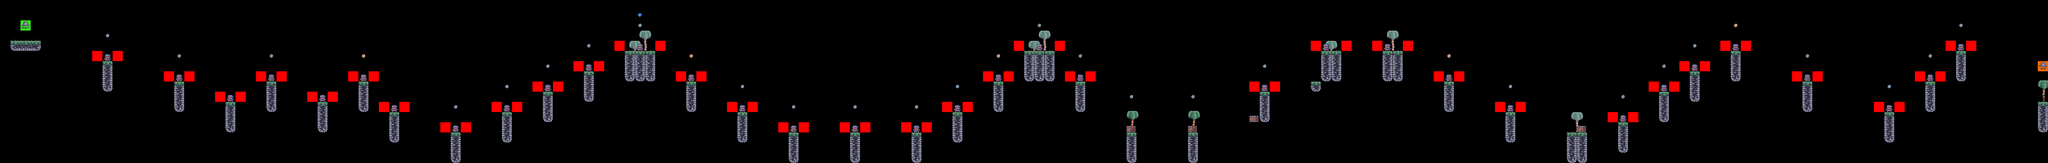

Rendered tile map (Tiled .tmx) drawn with the repository's tilesets; below, a short description and the map source with its tile grids summarised:
An orthogonal 200x16 tile map with 64x64 px tiles, 10 tile layers (bg_palms, terrain, crates, grass, ...), 8 tilesets.

<map version="1.9" tiledversion="1.9.2" orientation="orthogonal" renderorder="right-down" width="200" height="16" tilewidth="64" tileheight="64" infinite="0" nextlayerid="11" nextobjectid="1">
 <tileset firstgid="1" source="../tilesets/terrain_tiles.tsx" />
 <tileset firstgid="17" source="../tilesets/palms.tsx" />
 <tileset firstgid="20" source="../tilesets/crates.tsx" />
 <tileset firstgid="21" source="../tilesets/grass_tiles.tsx" />
 <tileset firstgid="26" source="../tilesets/enemy_tiles.tsx" />
 <tileset firstgid="28" source="../tilesets/coin_tiles.tsx" />
 <tileset firstgid="30" source="../tilesets/diamond_tile.tsx" />
 <tileset firstgid="31" source="../tilesets/setup_tiles.tsx" />
 <layer id="2" name="bg_palms" width="200" height="16">
  <data>[3200 cells, 7 non-empty, 1 distinct tile ids]</data>
 </layer>
 <layer id="1" name="terrain" width="200" height="16">
  <data>[3200 cells, 139 non-empty, 7 distinct tile ids]</data>
 </layer>
 <layer id="3" name="crates" width="200" height="16">
  <data>[3200 cells, 4 non-empty, 1 distinct tile ids]</data>
 </layer>
 <layer id="4" name="grass" width="200" height="16">
  <data>[3200 cells, 45 non-empty, 1 distinct tile ids]</data>
 </layer>
 <layer id="5" name="enemies" width="200" height="16">
  <data>[3200 cells, 34 non-empty, 1 distinct tile ids]</data>
 </layer>
 <layer id="6" name="constraints" width="200" height="16">
  <data>[3200 cells, 68 non-empty, 1 distinct tile ids]</data>
 </layer>
 <layer id="7" name="fg_palms" width="200" height="16">
  <data>[3200 cells, 3 non-empty, 1 distinct tile ids]</data>
 </layer>
 <layer id="8" name="coins" width="200" height="16">
  <data>[3200 cells, 31 non-empty, 2 distinct tile ids]</data>
 </layer>
 <layer id="9" name="diamond" width="200" height="16">
  <data>[3200 cells, 1 non-empty, 1 distinct tile ids]</data>
 </layer>
 <layer id="10" name="player" width="200" height="16">
  <data>[3200 cells, 2 non-empty, 2 distinct tile ids]</data>
 </layer>
</map>
